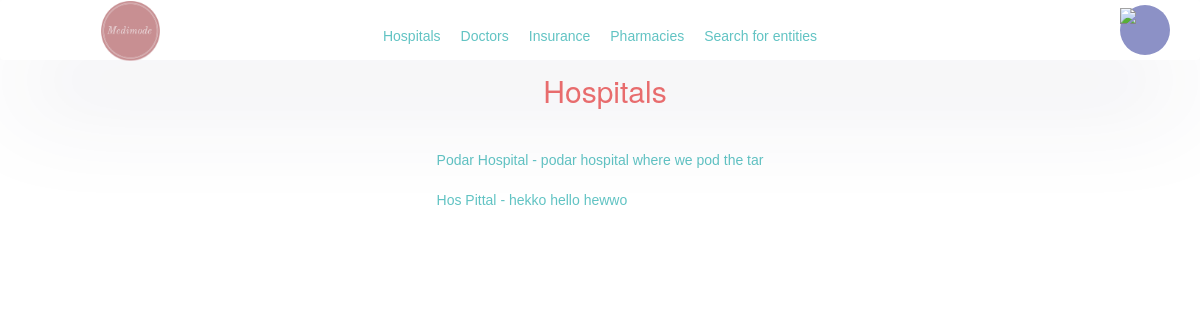
/medimode/catalogue/hospital (signed in), run on the app's committed database.
### medimode/models/user_models.py (models this page shows, shortened)
class Organisation(Profile):
	contact_number = models.BigIntegerField(validators=[MinValueValidator(1000_0000), MaxValueValidator(99_9999_9999)])
	image0 = models.OneToOneField(Document, on_delete=models.RESTRICT, related_name="img0_%(class)s")
	image1 = models.OneToOneField(Document, on_delete=models.RESTRICT, related_name="img1_%(class)s")
	location_state = models.TextField(max_length=200, default="Delhi")
	location_city = models.TextField(max_length=200, default="New Delhi")
	location = models.TextField(max_length=200)
	class Meta:
		abstract = True

class Hospital(Organisation):
	pass

class Profile(models.Model):
	user = models.OneToOneField(User, on_delete=models.CASCADE, related_name='%(class)s')
	bio = models.TextField(max_length=500, blank=True)
	approved = models.BooleanField(default=False)
	@property
	def full_name(self):
		return self.user.first_name + " " + self.user.last_name

class User(AbstractUser):
	class UserRoleChoices(TextChoices):
		PATIENT = "patient"
		DOCTOR = "doctor"
		HOSPITAL = "hospital"
		PHARMACY = "pharmacy"
		INSURANCE = "insurance"
	role = models.TextField(choices=UserRoleChoices.choices, null=True)
	OTP_seed = encrypt(models.TextField(default=gen_otpseed))
	stripe_acct = models.TextField(max_length=100, blank=True)
	public_key = models.TextField(max_length=100, blank=True)

### medimode/modules/catalogue/views.py (the view)
# urls.py: path('catalogue/<str:category>', views.Catalogue.as_view(), name='catalogue'),
class Catalogue(AuthListView):
	template_name = "medimode/catalogue/catalogue_list.html"
	def get_queryset(self):
		cat = str_to_model(self.kwargs['category'])
		if cat is None:
			raise Http404()
		return cat.objects.all()
	def get_context_data(self, *, object_list=None, **kwargs):
		cat = str_to_model(self.kwargs['category'])
		ctx = super().get_context_data(object_list=object_list, kwargs=kwargs)
		ctx['model'] = self.kwargs['category'].title()
		ctx['model_plural'] = cat._meta.verbose_name_plural.title()
		ctx['is_org'] = (self.kwargs['category'] in ('hospital', 'pharmacy', 'insurance'))
		return ctx

### medimode/sanitation_tools.py (called while the page is built)
def str_to_model(model_name):
	if model_name is None:
		raise ValidationError("Model name not provided")
	mname = model_mapping.get(model_name)
	if mname is None:
		raise ValidationError("Invalid category of profile")
	return mname

### medimode/views_base.py (called while the page is built)
	def test_func(self):
		return self.request.user.is_staff or self.request.user.profile.approved

### templates/medimode/catalogue/catalogue_list.html (shortened to what this page needs)
{% load static %}
<!DOCTYPE html>
<html lang="en">
<head>
    <link rel="stylesheet" href="https://maxcdn.bootstrapcdn.com/bootstrap/3.4.1/css/bootstrap.min.css">
    <link href="{% static 'home.css' %}" rel="stylesheet" />
</head>
<body>
    {% include 'navbar.html' %}
    {% block content %}
    <h2 class="text-center">{{ model_plural }}</h2>
    <br>
    <br>
        <div class="centre">
            <ul>
            {% for user in object_list %}
                {% if model == "Hospital" %}
                <li><a href="/medimode/hospital/{{ user.id }}">{{ user.full_name | safe }} - {{ user.bio | safe }}</a></li><br>
                {% elif model == "Doctor" %}
                <li><a href="/medimode/doctor/{{ user.id }}">{{ user.full_name | safe }} - {{ user.bio | safe }}</a></li><br>
                {% elif model == "Insurance" %}
                <li><a href="/medimode/insurance/{{ user.id }}">{{ user.full_name | safe }} - {{ user.bio | safe }}</a><br></li><br>
                {% elif model == "Pharmacy" %}
                <li><a href="/medimode/pharmacy/{{ user.id }}">{{ user.full_name | safe }} - {{ user.bio | safe }}</a><br></li><br>
                {% endif %}
            {% endfor %}
        </ul>
        </div>
    {% endblock %}
</body>
</html>

### static/home.css (style rules this page uses)
* { margin: 0; padding: 0; box-sizing: border-box; font-family: sans-serif; }
a { margin-left: 10px; margin-right: 10px; color: rgba(93, 193, 193, 0.973); }
.centre { display: flex; justify-content: center; align-items: center; }
ul { list-style-type: none; padding: 0; margin: 0; }
h2 { justify-content: center; align-items: center; display: flex; height: 2rem; margin-left: 1rem; color: rgb(240, 111, 111); text-align: center; }

### data on the page
Hospital: full_name "Podar Hospital", bio "podar hospital where we pod the tar"
Hospital: full_name "Hos Pittal", bio "hekko hello hewwo"

### other printed values
{{ model_plural }} "Hospitals"
